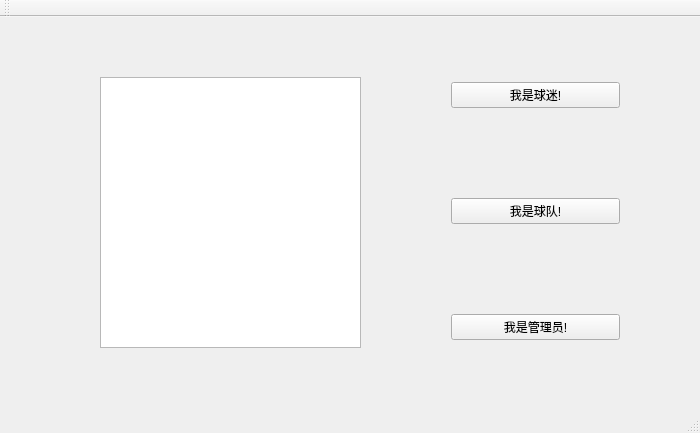
<?xml version="1.0" encoding="UTF-8"?>
<ui version="4.0">
 <class>MainWindow</class>
 <widget class="QMainWindow" name="MainWindow">
  <property name="geometry">
   <rect>
    <x>0</x>
    <y>0</y>
    <width>700</width>
    <height>433</height>
   </rect>
  </property>
  <property name="maximumSize">
   <size>
    <width>700</width>
    <height>433</height>
   </size>
  </property>
  <widget class="QWidget" name="centralWidget">
   <widget class="QWidget" name="verticalLayoutWidget">
    <property name="geometry">
     <rect>
      <x>440</x>
      <y>-30</y>
      <width>191</width>
      <height>451</height>
     </rect>
    </property>
    <layout class="QVBoxLayout" name="verticalLayout">
     <item>
      <widget class="QPushButton" name="pushButton_2">
       <property name="text">
        <string>我是球迷!</string>
       </property>
      </widget>
     </item>
     <item>
      <widget class="QPushButton" name="pushButton">
       <property name="text">
        <string>我是球队!</string>
       </property>
      </widget>
     </item>
     <item>
      <widget class="QPushButton" name="pushButton_3">
       <property name="text">
        <string>我是管理员!</string>
       </property>
      </widget>
     </item>
    </layout>
   </widget>
   <widget class="QTextEdit" name="textEdit">
    <property name="geometry">
     <rect>
      <x>100</x>
      <y>60</y>
      <width>261</width>
      <height>271</height>
     </rect>
    </property>
   </widget>
  </widget>
  <widget class="QMenuBar" name="menuBar">
   <property name="geometry">
    <rect>
     <x>0</x>
     <y>0</y>
     <width>700</width>
     <height>26</height>
    </rect>
   </property>
  </widget>
  <widget class="QToolBar" name="mainToolBar">
   <attribute name="toolBarArea">
    <enum>TopToolBarArea</enum>
   </attribute>
   <attribute name="toolBarBreak">
    <bool>false</bool>
   </attribute>
  </widget>
  <widget class="QStatusBar" name="statusBar"/>
 </widget>
 <layoutdefault spacing="6" margin="11"/>
 <resources/>
 <connections/>
</ui>
